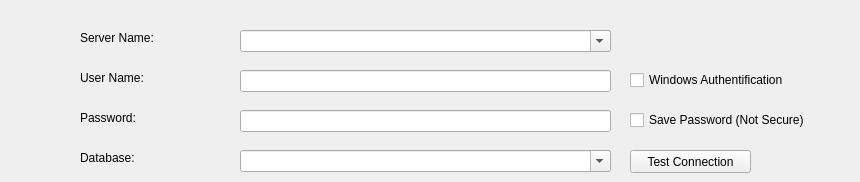
      <widget class="QWidget" name="sqlServerSourceTab">
       <attribute name="title">
        <string>Source - SQL Server</string>
       </attribute>
       <widget class="QLabel" name="label_44">
        <property name="geometry">
         <rect>
          <x>80</x>
          <y>70</y>
          <width>111</width>
          <height>16</height>
         </rect>
        </property>
        <property name="text">
         <string>User Name:</string>
        </property>
       </widget>
       <widget class="QPushButton" name="s_sqlServerTestConnectionButton">
        <property name="enabled">
         <bool>true</bool>
        </property>
        <property name="geometry">
         <rect>
          <x>630</x>
          <y>150</y>
          <width>121</width>
          <height>23</height>
         </rect>
        </property>
        <property name="text">
         <string>Test Connection</string>
        </property>
       </widget>
       <widget class="QLabel" name="label_45">
        <property name="geometry">
         <rect>
          <x>80</x>
          <y>30</y>
          <width>121</width>
          <height>16</height>
         </rect>
        </property>
        <property name="text">
         <string>Server Name:</string>
        </property>
       </widget>
       <widget class="QComboBox" name="s_sqlServerDatabaseComboBox">
        <property name="geometry">
         <rect>
          <x>240</x>
          <y>150</y>
          <width>371</width>
          <height>22</height>
         </rect>
        </property>
        <property name="editable">
         <bool>true</bool>
        </property>
       </widget>
       <widget class="QCheckBox" name="s_sqlServerSavePasswordCheckBox">
        <property name="enabled">
         <bool>true</bool>
        </property>
        <property name="geometry">
         <rect>
          <x>630</x>
          <y>110</y>
          <width>221</width>
          <height>20</height>
         </rect>
        </property>
        <property name="text">
         <string>Save Password (Not Secure)</string>
        </property>
       </widget>
       <widget class="QLineEdit" name="s_sqlServerPasswordLineEdit">
        <property name="geometry">
         <rect>
          <x>240</x>
          <y>110</y>
          <width>371</width>
          <height>22</height>
         </rect>
        </property>
        <property name="echoMode">
         <enum>QLineEdit::Password</enum>
        </property>
       </widget>
       <widget class="QComboBox" name="s_sqlServerNameComboBox">
        <property name="geometry">
         <rect>
          <x>240</x>
          <y>30</y>
          <width>371</width>
          <height>22</height>
         </rect>
        </property>
        <property name="editable">
         <bool>true</bool>
        </property>
       </widget>
       <widget class="QLineEdit" name="s_sqlServerUserNameLineEdit">
        <property name="geometry">
         <rect>
          <x>240</x>
          <y>70</y>
          <width>371</width>
          <height>22</height>
         </rect>
        </property>
       </widget>
       <widget class="QLabel" name="label_46">
        <property name="geometry">
         <rect>
          <x>80</x>
          <y>110</y>
          <width>111</width>
          <height>16</height>
         </rect>
        </property>
        <property name="text">
         <string>Password:</string>
        </property>
       </widget>
       <widget class="QLabel" name="label_47">
        <property name="geometry">
         <rect>
          <x>80</x>
          <y>150</y>
          <width>91</width>
          <height>16</height>
         </rect>
        </property>
        <property name="text">
         <string>Database:</string>
        </property>
       </widget>
       <widget class="QCheckBox" name="s_sqlServerWindowsAuthCheckBox">
        <property name="geometry">
         <rect>
          <x>630</x>
          <y>70</y>
          <width>181</width>
          <height>20</height>
         </rect>
        </property>
        <property name="text">
         <string>Windows Authentification</string>
        </property>
       </widget>
      </widget>
